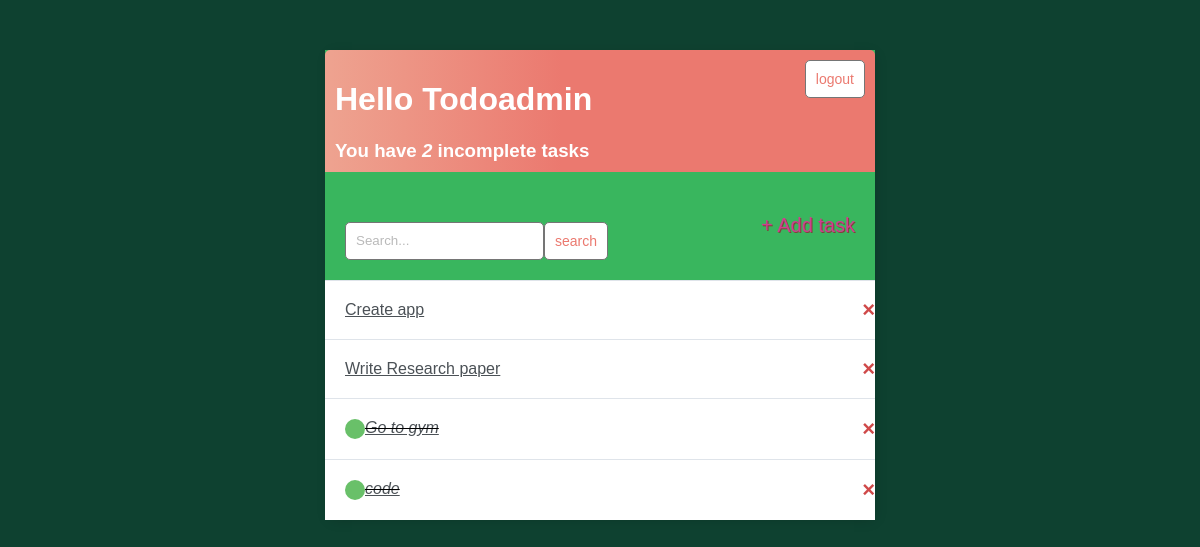
Before: / (signed in) with the older database file.
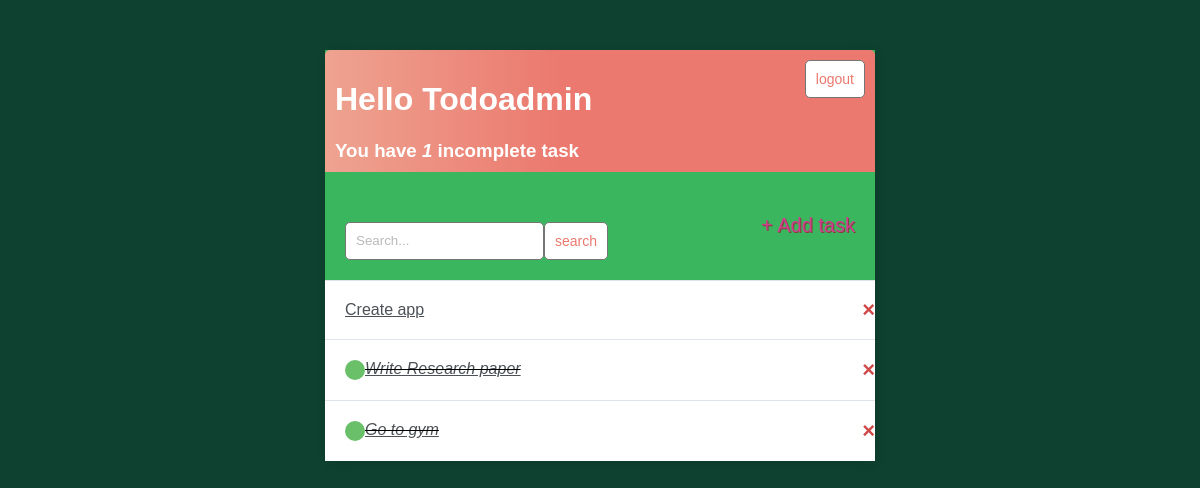
After: the same page with the newer database file.
### tasks/models.py (models this page shows)
class Task(models.Model):
    user = models.ForeignKey(
        User, null=True, blank=True, on_delete=models.CASCADE)
    title = models.CharField(max_length=200)
    description = models.TextField(null=True, blank=True)
    complete = models.BooleanField(default=False)
    created = models.DateField(auto_now_add=True)
    def __str__(self):
        return self.title
    class Meta:
        ordering = ['complete']

### tasks/views.py (the view)
# urls.py: path("", views.StartingPage.as_view(), name="tasks"),
class StartingPage(LoginRequiredMixin, ListView):
    model = Task
    template_name = 'tasks/index.html'
    context_object_name = 'tasks'
    def get_context_data(self, **kwargs):
        context = super().get_context_data(**kwargs)
        context['tasks'] = context['tasks'].filter(
            user=self.request.user.id)
        context['count'] = context['tasks'].filter(complete=False).count()
        search_input = self.request.GET.get('search_area') or ''
        if search_input:
            context['tasks'] = context['tasks'].filter(
                title__startswith=search_input)
        context['search_input'] = search_input
        return context

### tasks/templates/tasks/index.html (shortened to what this page needs)
{% extends "base.html" %}
{% load static %}
{% block css_files %}
    <link rel="stylesheet" href="{% static "app.css" %}">
{% endblock css_files %}
{% block content %}
<div class="header-bar">
    <div>
        <h1> Hello {{request.user|title}}</h1>
        <h3 style="margin:0">
            You have <i>{{count}}</i> incomplete task{{count|pluralize}}
        </h3>
    </div>
     {% if request.user.is_authenticated %}
        <form method="post" action="{% url 'logout' %}">
            <button class="button" type="submit">logout</button>
        </form>
    {% else %}
        <a href="{% url "login" %}">Login</a>
    {% endif %}
</div>
<section id="search-add-wrapper">
    <form action="" method="GET" style="margin-top: 30px; display:flex;">
        <input type="text" name="search_area" placeholder="Search..." value="{{search_input}}">
        <input class="button" type="submit" value="search" >
    </form>
    <a id="add-link" href="{% url "task_create" %}">&#43; Add task</a>
</section>
<div class="task-items-wrapper">
     {% for task in tasks %}
        <div class="task-wrapper">
            {% if task.complete %}
                <div class="task-title">
                    <div class="task-complete-icon"></div>
                    <i><s><a href="{% url "task_update" task.id %}">{{task}}</a></s></i>
                </div>
            {% else %}
                <div class="task-title">
                    <a href="{% url "task_update" task.id %}">{{task}}</a>
                </div>
            {% endif %}
            <a class="delete-link" href="{% url "task_delete" task.id %}">&#215;</a>
        </div>
     {% empty %}
        <h3> No items in the table.</h3>
    {% endfor %}
</div>
{% endblock content %}

### templates/base.html (shortened to what this page needs)
{% load static %}
<!DOCTYPE html>
<html lang="en">
<head>
    <link rel="stylesheet" href="{% static "app.css" %}">
    {% block css_files %}
    {% endblock css_files %}
</head>
<body>
    <div class="container">
        {% block content %}
        {% endblock content %}
    </div>
</body>
</html>

### static/app.css (style rules this page uses)
body { margin: 0; background-color: rgb(14, 65, 48); font-family: 'Nunito', sans-serif; padding-top: 50px; }
h1, h2, h3, h4, h5, h6 { font-family: "Raleway", sans-serif; }
a, p { color: #4b5156; }
.container { max-width: 550px; margin: auto; background-color: rgb(57, 182, 94); box-shadow: 2px 2px 13px -4px rgba(0,0,0,0.21); }
.header-bar { display: flex; justify-content: space-between; color: #fff; padding: 10px; border-radius: 5px 5px 0 0; background: linear-gradient(90deg, #EEA390 0%, #EB796F 43%, #EB796F 100%); }
.task-wrapper { display: flex; align-items: center; justify-content: space-between; background-color: #fff; border-top: 1px solid #dfe4ea; overflow: hidden; }
.task-title { display: flex; padding: 20px; }
.task-complete-icon { height: 20px; width: 20px; background-color: rgb(105, 192, 105); border-radius: 50%; }
.delete-link { text-decoration: none; font-weight: 900; color: #cf4949; font-size: 22px; line-height: 0; padding: 20px 0px; }
#search-add-wrapper { display: flex; justify-content: space-between; align-items: center; padding: 20px; }
#add-link { color: #cf3f8e; text-decoration: none; font-size: 20px; text-shadow: 1px 1px #81413b; }
input[type=text], input[type=password], textarea { border: 1px solid #757575; border-radius: 5px; padding: 10px; width: 90%; }
::placeholder { font-weight: 300; opacity: 0.5; }
.button { border: 1px solid #757575; background-color: #FFF; color: #EB796F; padding: 10px; font-size: 14px; border-radius: 5px; cursor: pointer; text-decoration: none; }

Changed rows visible on the page:
removed Task: title "code"
changed Task "Write Research paper": complete False → True (drawn)
Other visible differences:
{{ count }}: "2" → "1"
